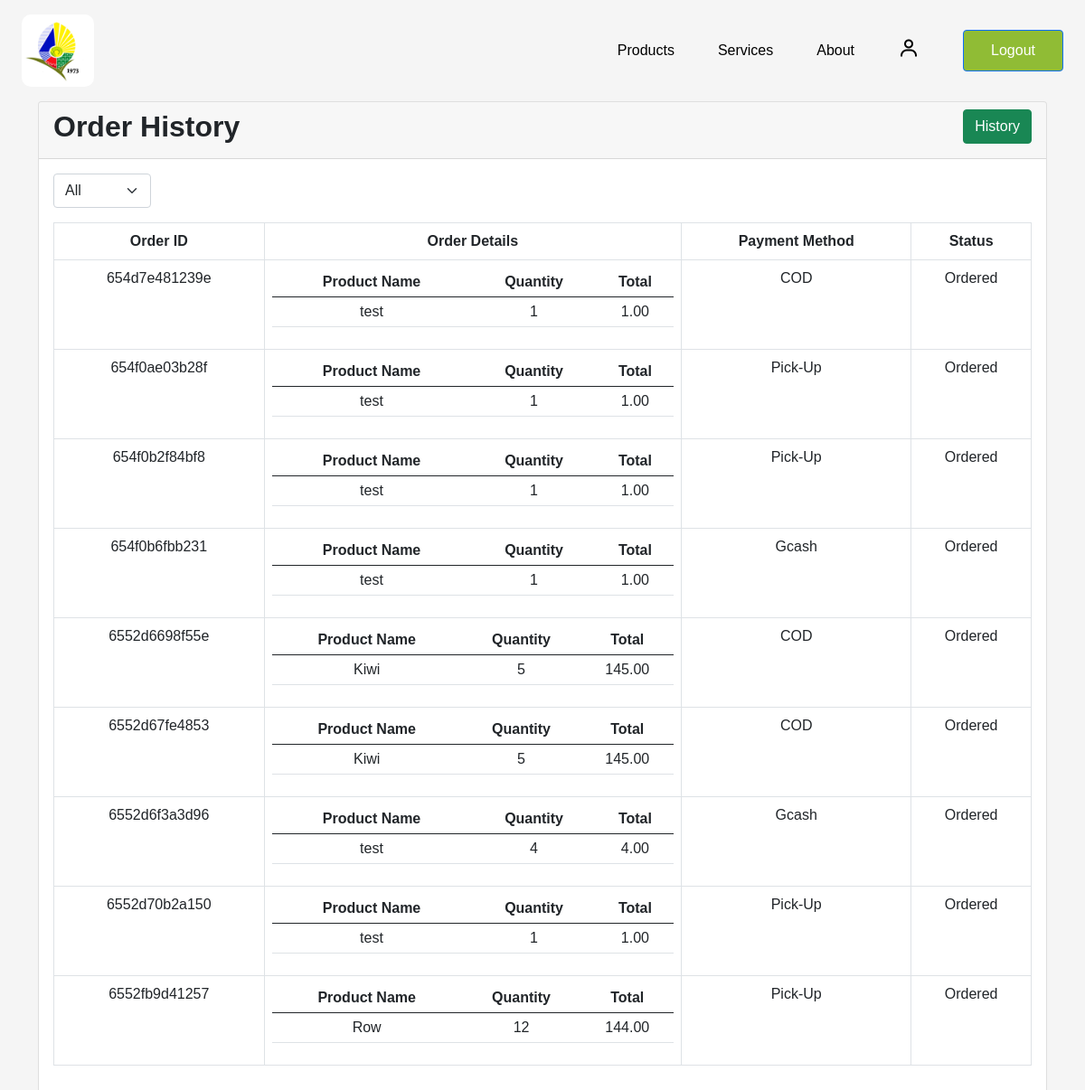
The app's page /order_history.php (signed in), older data.
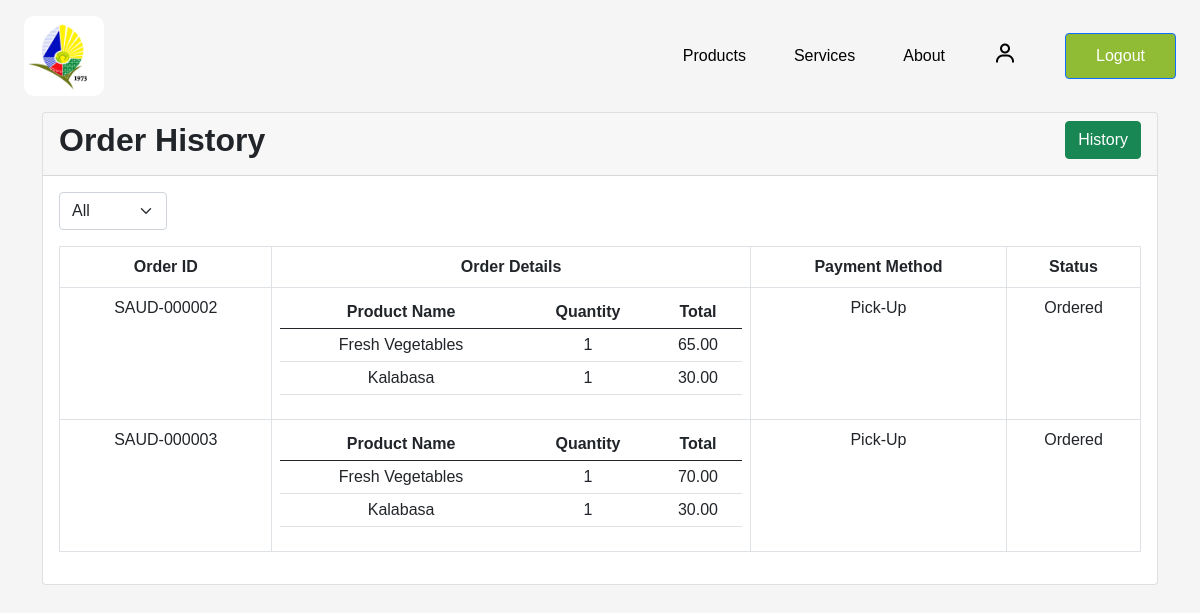
The same page, newer data.
### tables this page shows
CREATE TABLE `billing` (
  `ID` int(11) NOT NULL,
  `Fullname` varchar(255) NOT NULL,
  `Email` varchar(255) NOT NULL,
  `Contact` varchar(15) NOT NULL,
  `address` varchar(255) NOT NULL,
  `Location` text NOT NULL,
  `PaymentMethod` varchar(50) NOT NULL,
  `Order_ID` varchar(255) NOT NULL,
  `Timestamp` timestamp NOT NULL DEFAULT current_timestamp()
);

CREATE TABLE `products` (
  `ID` int(11) NOT NULL,
  `BillingID` int(11) DEFAULT NULL,
  `ProductName` varchar(255) NOT NULL,
  `Quantity` int(11) NOT NULL,
  `Total` decimal(10,2) NOT NULL,
  `Status` varchar(255) NOT NULL
);

### order_history.php (the view, shortened to what the changed rows need)
<?php
    include 'components/header.php';
?>
<body>
    <div class="container">
        <div class="card">
            <div class="card-header d-flex justify-content-between">
                <h2 class="fw-bolder">Order History</h2>
            </div>
            <div class="card-body">
            <?php
                function fetchDataWithJoin($conn, $statusFilter = null) {
                    $query = "SELECT p.BillingID, MIN(p.Status) AS Status, b.Fullname
                            FROM products p
                            LEFT JOIN billing b ON p.BillingID = b.ID
                            WHERE b.fullname = ?";
                    $query .= " GROUP BY p.BillingID";
                    $stmt = $conn->prepare($query);
                    if ($statusFilter !== null && $statusFilter !== 'NULL') {
                        $stmt->bind_param("ss", $_SESSION['fullname'], $statusFilter);
                    } else {
                        $stmt->bind_param("s", $_SESSION['fullname']);
                    }
                    $stmt->execute();
                    $result = $stmt->get_result();
                    $data = array();
                    while ($row = $result->fetch_assoc()) {
                        $data[] = $row;
                    }
                    return $data;
                }
                    $joinedData = fetchDataWithJoin($conn);
                ?>
                <div class="col-12 col-xl-12">
                        <div class="row">
                            <div class="col">
                                <div class="table-responsive">
                                    <table class="table table-bordered">
                                        <thead>
                                            <tr class="text-center">
                                                <th>Order ID</th>
                                                <th>Order Details</th>
                                                <th>Payment Method</th>
                                                <th>Status</th>
                                            </tr>
                                        </thead>
                                        <tbody>
                                            <?php foreach ($joinedData as $product) {
                                                $BillingID = $product['BillingID'];
                                                $queryBillingdata = "SELECT * FROM billing WHERE id = $BillingID";
                                                $BillingdataRes = mysqli_query($conn, $queryBillingdata);
                                                foreach($BillingdataRes as $BillingData){
                                            ?>
                                                <tr class="text-center">
                                                    <td><?= $BillingData['Order_ID']; ?></td>
                                                    <td>
                                                        <div class="table responsive">
                                                            <table class="table table-sm">
                                                                <thead>
                                                                    <tr>
                                                                        <th>Product Name</th>
                                                                        <th>Quantity</th>
                                                                        <th>Total</th>
                                                                    </tr>
                                                                </thead>
                                                                <tbody>
                                                                    <?php
                                                                        $queryOrderData = "SELECT * FROM products WHERE BillingID = $BillingID";
                                                                        $OrderDataRes = mysqli_query($conn, $queryOrderData);
                                                                        foreach($OrderDataRes as $OrderData){
                                                                    ?>
                                                                        <tr>
                                                                            <td><?= $OrderData['ProductName']; ?></td>
                                                                            <td><?= $OrderData['Quantity']; ?></td>
                                                                            <td><?= $OrderData['Total']; ?></td>
                                                                        </tr>
                                                                    <?php } ?>
                                                                </tbody>
                                                            </table>
                                                        </div>
                                                    </td>
                                                    <td><?= $BillingData['PaymentMethod'] ?></td>
                                                    <td><?= $OrderData['Status'] ?></td>
                                                </tr>
                                            <?php } } ?>
                                        </tbody>
                                    </table>
                                </div>
                            </div>
                        </div>
                    </div>
                </div>
            </div>
        </div>
</body>

Row changes from the older to the newer data that the page shows:
removed billing: Order_ID "654d7e481239e", PaymentMethod "COD", products.Status "Ordered"
removed products: ProductName "test", Quantity "1", Total "1.00", shown under "654d7e481239e"
removed billing: Order_ID "654f0ae03b28f", PaymentMethod "Pick-Up", products.Status "Ordered"
removed products: ProductName "test", Quantity "1", Total "1.00", shown under "654f0ae03b28f"
removed billing: Order_ID "654f0b2f84bf8", PaymentMethod "Pick-Up", products.Status "Ordered"
removed products: ProductName "test", Quantity "1", Total "1.00", shown under "654f0b2f84bf8"
removed billing: Order_ID "654f0b6fbb231", PaymentMethod "Gcash", products.Status "Ordered"
removed products: ProductName "test", Quantity "1", Total "1.00", shown under "654f0b6fbb231"
removed billing: Order_ID "6552d6698f55e", PaymentMethod "COD", products.Status "Ordered"
removed products: ProductName "Kiwi", Quantity "5", Total "145.00", shown under "6552d6698f55e"
removed billing: Order_ID "6552d67fe4853", PaymentMethod "COD", products.Status "Ordered"
removed products: ProductName "Kiwi", Quantity "5", Total "145.00", shown under "6552d67fe4853"
removed billing: Order_ID "6552d6f3a3d96", PaymentMethod "Gcash", products.Status "Ordered"
removed products: ProductName "test", Quantity "4", Total "4.00", shown under "6552d6f3a3d96"
removed billing: Order_ID "6552d70b2a150", PaymentMethod "Pick-Up", products.Status "Ordered"
removed products: ProductName "test", Quantity "1", Total "1.00", shown under "6552d70b2a150"
removed billing: Order_ID "6552fb9d41257", PaymentMethod "Pick-Up", products.Status "Ordered"
removed products: ProductName "Row", Quantity "12", Total "144.00", shown under "6552fb9d41257"
added billing: Order_ID "SAUD-000002", PaymentMethod "Pick-Up", products.Status "Ordered"
added products: ProductName "Fresh Vegetables", Quantity "1", Total "65.00", shown under "SAUD-000002"
added products: ProductName "Kalabasa", Quantity "1", Total "30.00", shown under "SAUD-000002"
added billing: Order_ID "SAUD-000003", PaymentMethod "Pick-Up", products.Status "Ordered"
added products: ProductName "Fresh Vegetables", Quantity "1", Total "70.00", shown under "SAUD-000003"
added products: ProductName "Kalabasa", Quantity "1", Total "30.00", shown under "SAUD-000003"
